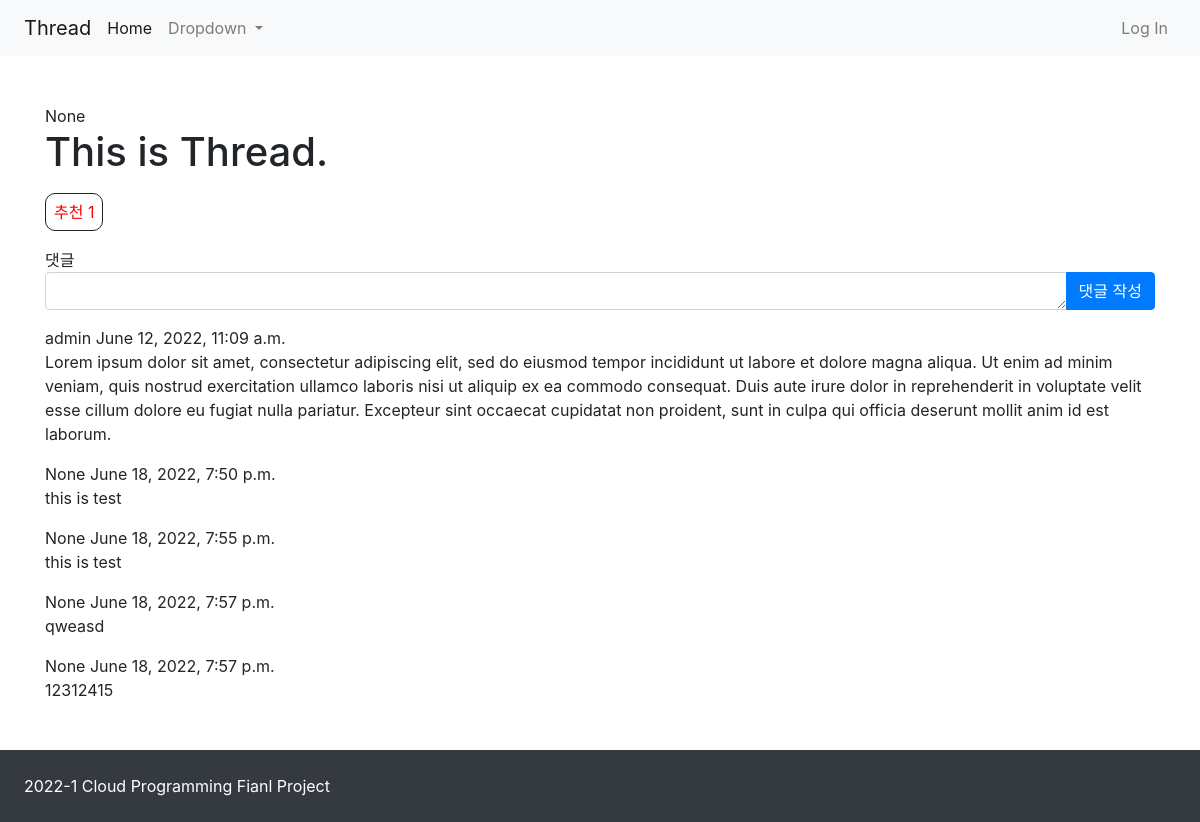
The page /2 on the database as committed earlier.
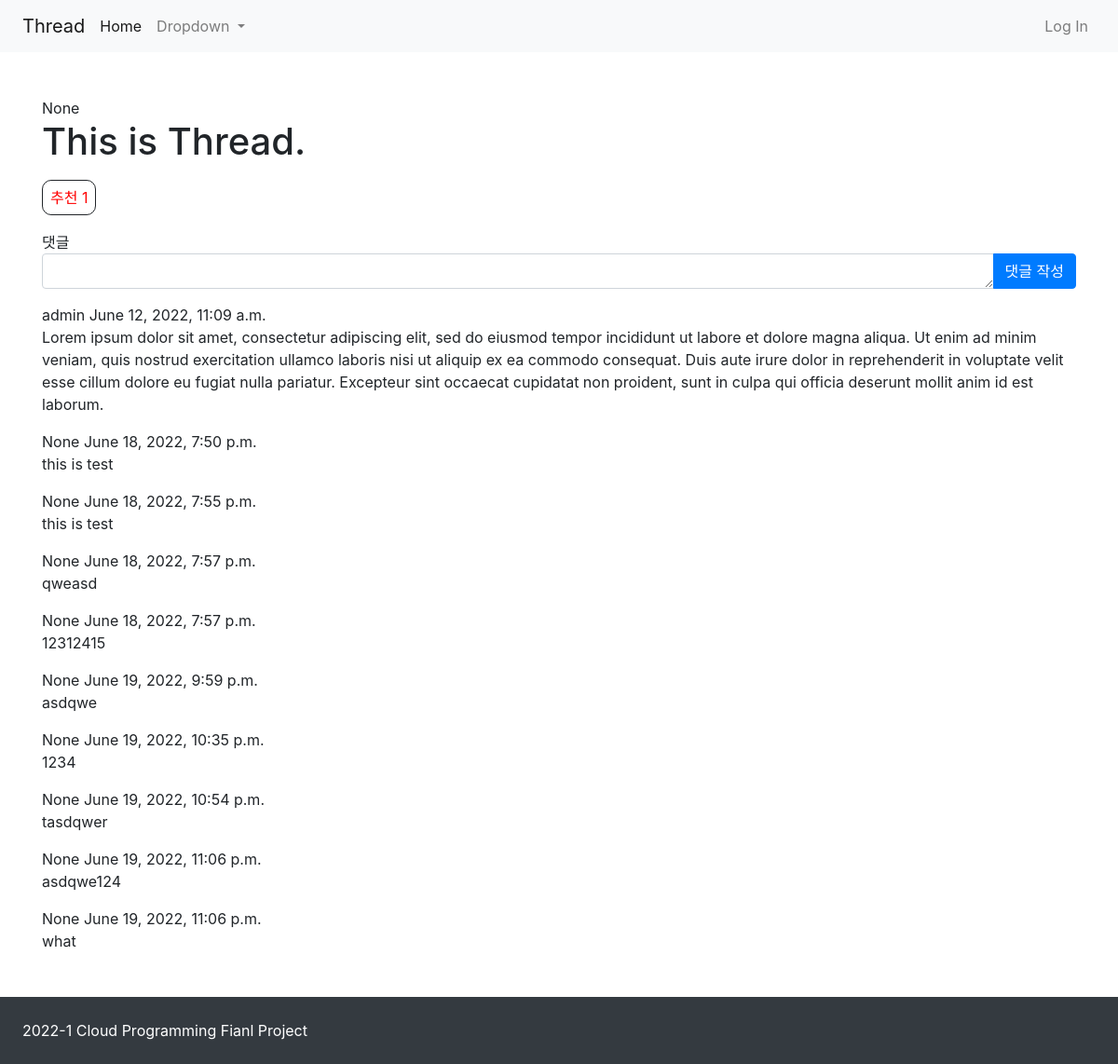
The same page on the database as committed later.
### main/models.py (models this page shows, shortened)
class Comment(models.Model):
    thread = models.ForeignKey(Thread, on_delete=models.CASCADE)
    content = models.TextField(max_length=5000)
    author = models.ForeignKey(User, null=True, on_delete=models.SET_NULL)
    upvotes = models.IntegerField(default=0, editable=False)
    created_at = models.DateTimeField(auto_now_add=True)
    updated_at = models.DateTimeField(auto_now=True)

### main/views.py (the view)
# urls.py: path('<int:pk>', views.thread_detail, name='thread-detail'),
def thread_detail(request, pk):
    thread = get_object_or_404(Thread, pk=pk)
    form = CommentForm()
    return render(
        request,
        'main/thread_detail.html',
        {
            'thread': thread,
            'form': form
        }
    )

### main/forms.py
class CommentForm(ModelForm):
    class Meta:
        model = Comment
        fields = ['content']
        labels = {
            'content': ''
        }
        widgets = {
            'content': Textarea(attrs={'cols': 10, 'rows': 1}),
        }
    def __init__(self, *args, **kwargs):
        super().__init__(*args, **kwargs)
        self.helper = FormHelper()
        self.helper.layout = Layout(
            FieldWithButtons(
                'content',
                StrictButton("댓글 작성", type="submit", css_class="btn-primary")
            ),
        )

### main/models.py (called while the page is built)
    def get_content_markdown(self):
        return markdown(self.content)

### templates/main/thread_detail.html (shortened to what this page needs)
{% extends 'main/base.html' %}
{% load crispy_forms_tags %}
{% block main-area %}
<div class="container">
    {{ thread.topic }}
    <h1>{{ thread.title }}</h1>
    <div class="my-4" style="width: 100px;">
        <span class="p-2" style="width: 50px; border: solid 1px; border-radius: 10px;">
            <a href={% url 'upvote' thread.id %} style="text-decoration: none; color: red">추천 {{ thread.upvotes }}</a>
        </span>
    </div>
    <div class="my-3" id="comment">
        댓글
        <form method='POST' action='{% url 'submit-comment' thread.pk %}' style="display: inline"> {% csrf_token %}
            {% crispy form %}
        </form>
    </div>
    {% if thread.comment_set.exists %}
        {% for comment in thread.comment_set.iterator %}
        <div id="comment-{{ comment.pk }}">
            {{ comment.author }} {{comment.created_at }}
            <p>{{ comment.content }}</p>
        </div>
        {% endfor %}
    {% endif %}
</div>
{% endblock %}

Rows that differ between the two databases and show on the page:
added Comment: author "None", created_at "June 19, 2022, 9:59 p.m.", content "asdqwe"
added Comment: author "None", created_at "June 19, 2022, 10:35 p.m.", content "1234"
added Comment: author "None", created_at "June 19, 2022, 10:54 p.m.", content "tasdqwer"
added Comment: author "None", created_at "June 19, 2022, 11:06 p.m.", content "asdqwe124"
added Comment: author "None", created_at "June 19, 2022, 11:06 p.m.", content "what"
